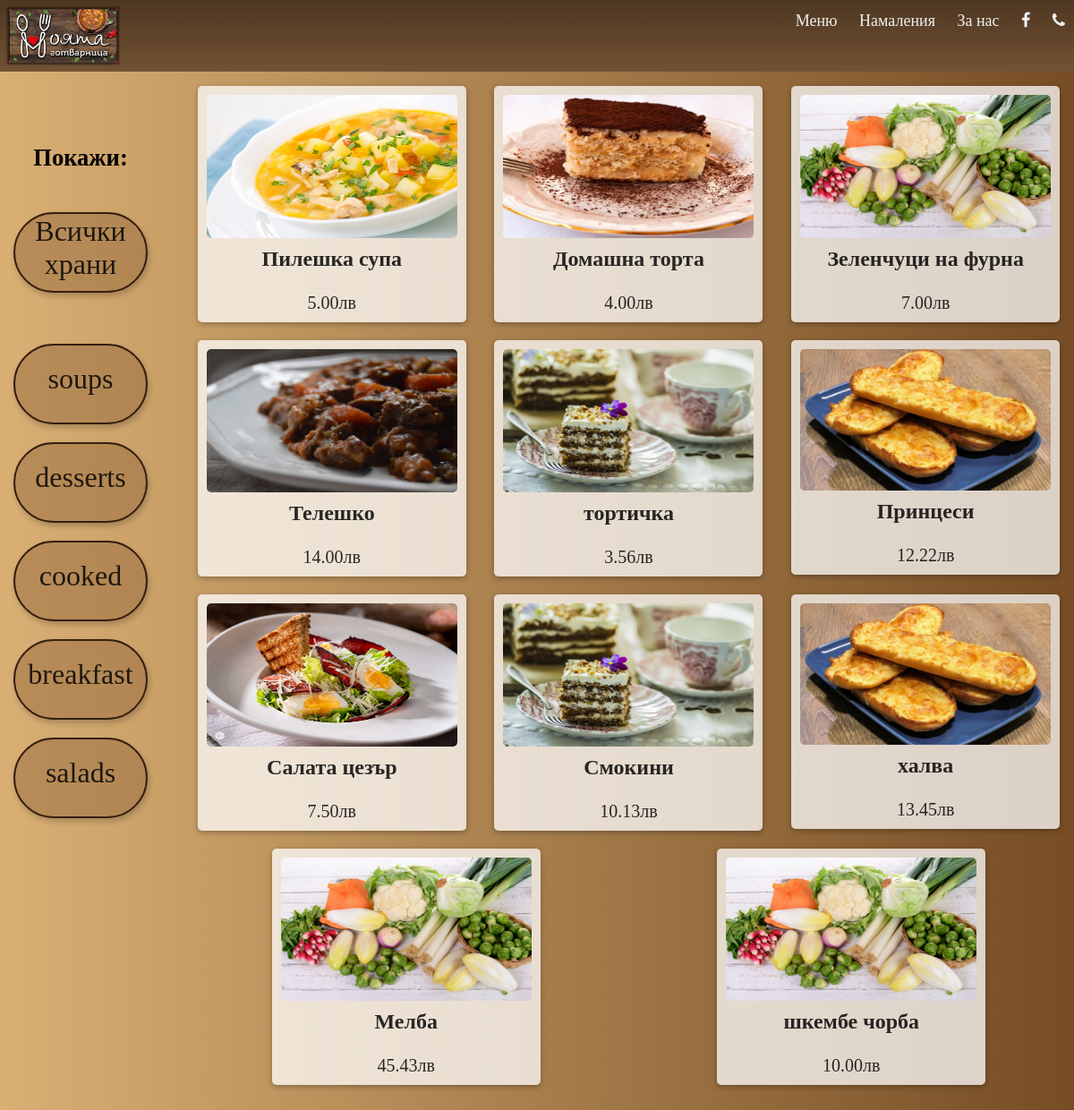
The app's page /menu/ with its own data.
### base/models.py (models this page shows, shortened)
class DishesType(models.Model):
    name = models.CharField(max_length=50)

class Dish(models.Model):
    title = models.CharField(max_length=50)
    dishesType = models.ForeignKey(DishesType, on_delete=models.SET_NULL, null=True)
    weight = models.IntegerField()
    price = models.DecimalField(max_digits=8, decimal_places=2)
    picture = models.ImageField(upload_to='files/picturesDishes')
    description = models.TextField(null=True, blank=True)

### base/views.py (the view)
# urls.py: path('menu/', views.menu, name="menu"),
def menu(request):
    if request.GET.get('q') != None:
        q = request.GET.get('q')
    else:
        q = ''
    dishes = Dish.objects.filter(
        Q(dishesType__name__icontains=q) |
        Q(title__icontains = q)
    )
    types = DishesType.objects.all()
    context = {'dishes' : dishes, 'types' : types, 'q':q}
    return render(request, 'menu.html', context)

### templates/menu.html (shortened to what this page needs)
{% extends 'main.html' %}
{% block content %}
{% load static %}
<div class="menu-container">
    <div class="menu-title">
        <div><br>
            <h5>Покажи:</h5>
            <div class="type-bar">
                <a href="{% url 'menu' %}">Всички храни</a>
            </div>
        </div><br>
        {% for type in types %}
        <div class="type-bar">
            <a href="{% url 'menu' %}?q={{type.name}}">{{type.name}}</a>
        </div>
        {% endfor %}
    </div>
    <ul class="menu-list">
        {% for dish in dishes %}
            <li>
                <div class="dish-item">
                    <a href="{% url 'dishinfo' dish.id %}">
                        <img style="max-height: 160px;" src="http://localhost:8000/{{dish.picture}}"/>
                        <h3>{{dish.title}}</h3>
                        <span>{{dish.price}}лв</span>
                    </a>
                </div>
            </li>
        {% endfor %}
    </ul>
</div>
{% endblock content %}

### templates/menu.html (style rules this page uses)
.menu-container { padding-top: 80px; }
.menu-title { text-align: center; font-size: 32px; margin-bottom: 20px; justify-content: center; margin-left: 15px; }
.type-bar { padding: 10px; padding-bottom: 20px; margin-bottom: 20px; display: flex; justify-content: center; align-items: center; border: 2px solid #371f10; border-radius: 100px; background-color: #90643972; box-shadow: 2px 4px 6px rgba(0, 0, 0, 0.2); height: 90px; width: 150px; }
.menu-list { list-style-type: none; display: flex; flex-wrap: wrap; justify-content: space-around; }
.dish-item { width: 300px; padding: 10px; margin-bottom: 20px; text-align: center; box-shadow: 0 2px 6px rgba(0, 0, 0, 0.3); border-radius: 5px; background-color: rgba(255, 255, 255, 0.741); }
.dish-item img { width: 100%; height: auto; border-radius: 5px; }
.dish-item h3 { margin-top: 10px; font-size: 24px; }
.dish-item span { display: block; margin-top: 10px; font-size: 20px; }

### templates/navbar.html (style rules this page uses)
* { box-sizing: border-box; }
body { background: linear-gradient(to right, #d9af74, #764d24); margin:0; padding:0; }
a { color: #000000d4; text-decoration: none; }
.menu-container { display: grid; grid-template-columns: 1fr 10fr; }

### records on screen
DishesType: name "soups"
DishesType: name "desserts"
DishesType: name "cooked"
DishesType: name "breakfast"
DishesType: name "salads"
Dish: picture (picture), title "Пилешка супа", price "5.00"
Dish: picture (picture), title "Домашна торта", price "4.00"
Dish: picture (picture), title "Зеленчуци на фурна", price "7.00"
Dish: picture (picture), title "Телешко", price "14.00"
Dish: picture (picture), title "тортичка", price "3.56"
Dish: picture (picture), title "Принцеси", price "12.22"
Dish: picture (picture), title "Салата цезър", price "7.50"
Dish: picture (picture), title "Смокини", price "10.13"
Dish: picture (picture), title "халва", price "13.45"
Dish: picture (picture), title "Мелба", price "45.43"
Dish: picture (picture), title "шкембе чорба", price "10.00"
